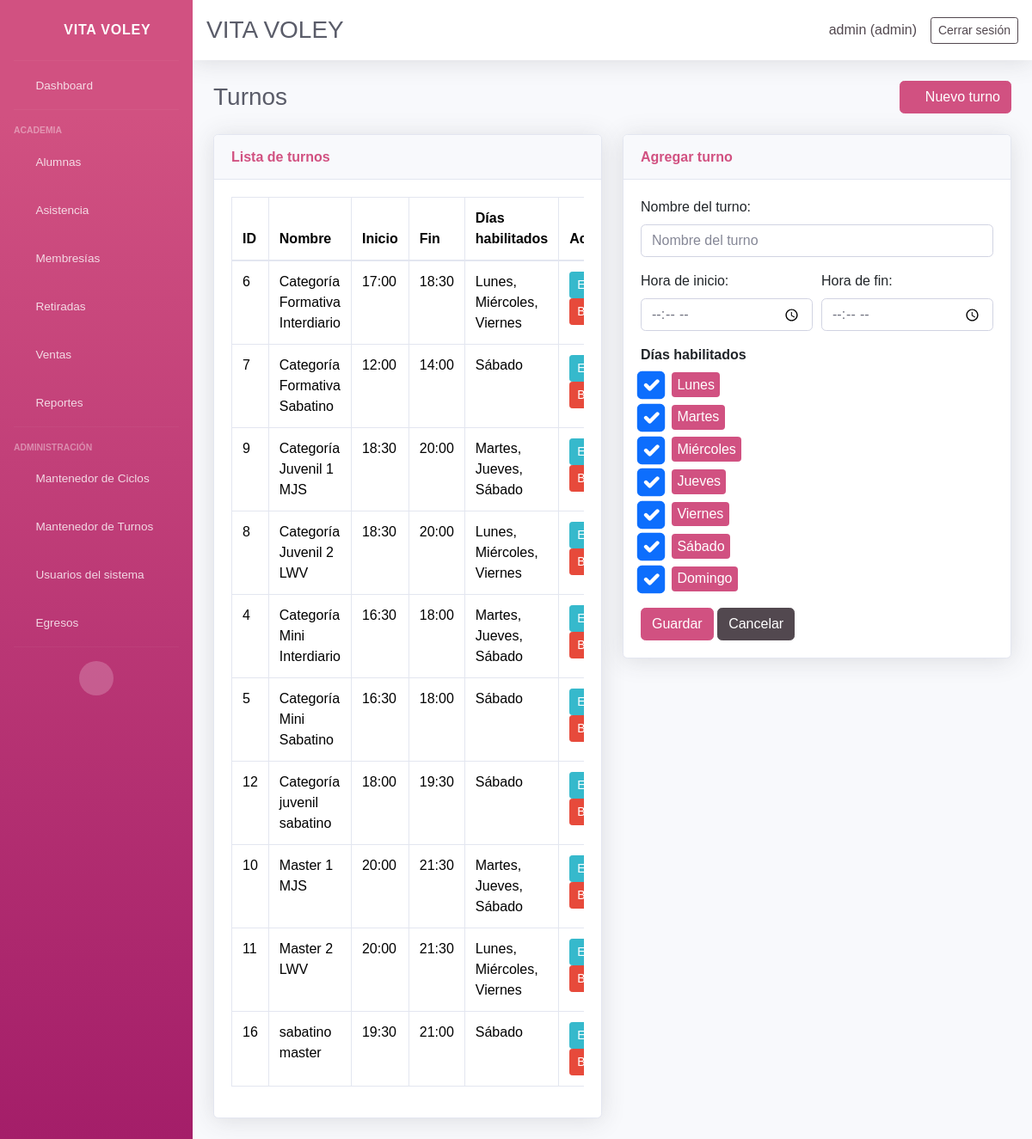
The page /shifts/ (signed in) on the database its author committed.
### core/models.py (models this page shows, shortened)
class AuditableModel(models.Model):
    created_by = models.ForeignKey(
        settings.AUTH_USER_MODEL,
        on_delete=models.SET_NULL,
        null=True,
        blank=True,
        related_name='%(app_label)s_%(class)s_created',
        verbose_name='Creado por',
    )
    updated_by = models.ForeignKey(
        settings.AUTH_USER_MODEL,
        on_delete=models.SET_NULL,
        null=True,
        blank=True,
        related_name='%(app_label)s_%(class)s_updated',
        verbose_name='Actualizado por',
    )
    updated_at = models.DateTimeField(auto_now=True, verbose_name='Actualizado el')
    class Meta:
        abstract = True

class Shift(AuditableModel, models.Model):
    name = models.CharField(max_length=120)
    start_time = models.TimeField()
    end_time = models.TimeField()
    active_days = models.JSONField(default=list, blank=True)
    created_at = models.DateTimeField(auto_now_add=True)
    class Meta:
        ordering = ['name']
    @property
    def active_days_display(self):
        from .weekdays import format_weekdays
        return format_weekdays(self.active_days or [])

### core/views.py (the view)
# urls.py: path('shifts/', views.shifts_list, name='shifts_list'),
@login_required(login_url='login')
def shifts_list(request):
    admin_redirect = _ensure_admin(request)
    if admin_redirect:
        return admin_redirect
    edit_shift = None
    edit_id = request.GET.get('edit')
    if request.method == 'POST':
        form = ShiftForm(request.POST)
        if form.is_valid():
            form.save()
            return redirect('shifts_list')
    elif edit_id:
        edit_shift = get_object_or_404(Shift, pk=edit_id)
        form = ShiftForm(instance=edit_shift)
    else:
        form = ShiftForm()
    shifts = Shift.objects.order_by('name')
    return render(request, 'core/shifts.html', {
        'shifts': shifts,
        'form': form,
        'create_mode': not edit_shift,
        'edit_mode': bool(edit_shift),
        'shift': edit_shift,
    })

### core/audit.py (called while the page is built)
def set_current_user(user):
    _thread_locals.user = user

    def __call__(self, request):
        if getattr(request, 'user', None) and request.user.is_authenticated:
            set_current_user(request.user)
        else:
            set_current_user(None)
        try:
            return self.get_response(request)
        finally:
            set_current_user(None)

### core/context_processors.py (called while the page is built, shortened)
def user_role_context(request):
    user_role = None
    is_admin = False
    is_secretary = False
    if request.user.is_authenticated:
        if request.user.is_superuser:
            user_role = 'admin'
            is_admin = True
    return {
        'user_role': user_role,
        'is_admin': is_admin,
        'is_secretary': is_secretary,
    }

### core/views.py (called while the page is built)
def get_user_role(user):
    if not user.is_authenticated:
        return None
    if user.is_superuser:
        return 'admin'
    profile = getattr(user, 'userprofile', None)
    if profile is not None:
        return profile.role
    return 'secretary'

def _ensure_admin(request):
    if get_user_role(request.user) != 'admin':
        return redirect('dashboard')

### core/weekdays.py (called while the page is built)
def sort_weekdays(days):
    return sorted(days, key=lambda d: WEEKDAY_ORDER_MON_FIRST.index(d) if d in WEEKDAY_ORDER_MON_FIRST else 99)

def format_weekdays(days):
    if not days or len(days) == 7:
        return 'Todos'
    ordered = sort_weekdays(days)
    return ', '.join(WEEKDAY_LABELS[d] for d in ordered if d in WEEKDAY_LABELS)

### core/templates/core/shifts.html (shortened to what this page needs)
{% extends 'core/base.html' %}
{% block content %}
<div class="d-sm-flex align-items-center justify-content-between mb-4">
    <h1 class="h3 mb-0 text-gray-800">Turnos</h1>
    <a class="btn btn-primary" href="{% url 'shifts_list' %}"><i class="fas fa-plus"></i> Nuevo turno</a>
</div>
<div class="row">
    <div class="col-lg-6">
        <div class="card shadow mb-4">
            <div class="card-header py-3">
                <h6 class="m-0 font-weight-bold text-primary">Lista de turnos</h6>
            </div>
            <div class="card-body">
                <div class="table-responsive">
                    <table class="table table-bordered">
                        <thead>
                            <tr><th>ID</th><th>Nombre</th><th>Inicio</th><th>Fin</th><th>Días habilitados</th><th>Acciones</th></tr>
                        </thead>
                        <tbody>
                            {% for shift in shifts %}
                            <tr>
                                <td>{{ shift.id }}</td>
                                <td>{{ shift.name }}</td>
                                <td>{{ shift.start_time }}</td>
                                <td>{{ shift.end_time }}</td>
                                <td>{{ shift.active_days_display }}</td>
                                <td>
                                    <a class="btn btn-sm btn-info" href="{% url 'shift_edit' shift.id %}">Editar</a>
                                    {% if not is_secretary %}
                                    <form method="post" action="{% url 'shift_delete' shift.id %}" class="d-inline">{% csrf_token %}
                                        <button class="btn btn-sm btn-danger">Borrar</button>
                                    </form>
                                    {% endif %}
                                </td>
                            </tr>
                            {% empty %}
                            <tr><td colspan="6">No hay turnos registrados.</td></tr>
                            {% endfor %}
                        </tbody>
                    </table>
                </div>
            </div>
        </div>
    </div>
    <div class="col-lg-6">
        <div class="card shadow mb-4">
            <div class="card-header py-3">
                <h6 class="m-0 font-weight-bold text-primary">{% if edit_mode %}Editar turno{% else %}Agregar turno{% endif %}</h6>
            </div>
            <div class="card-body">
                <form method="post" action="{% if edit_mode %}{% url 'shift_edit' shift.id %}{% else %}{% url 'shifts_list' %}{% endif %}">
                    <div class="form-group">
                        {{ form.name.label_tag }}
                        {{ form.name }}
                    </div>
                    <div class="form-row">
                        <div class="form-group col-md-6">
                            {{ form.start_time.label_tag }}
                            {{ form.start_time }}
                        </div>
                        <div class="form-group col-md-6">
                            {{ form.end_time.label_tag }}
                            {{ form.end_time }}
                        </div>
                    </div>
                    <div class="form-group mb-3">
                        <label class="d-block font-weight-bold">{{ form.active_days.label }}</label>
                        <div class="shift-days-checkboxes">
                            {% for checkbox in form.active_days %}
                            <div class="form-check">
                                {{ checkbox.tag }}
                                <label class="form-check-label" for="{{ checkbox.id_for_label }}">{{ checkbox.choice_label }}</label>
                            </div>
                            {% endfor %}
                        </div>
                    </div>
                    <button type="submit" class="btn btn-primary">Guardar</button>
                    <a class="btn btn-secondary" href="{% url 'shifts_list' %}">Cancelar</a>
                </form>
            </div>
        </div>
    </div>
</div>
{% endblock %}

### core/templates/core/header.html (shortened to what this page needs)
<nav class="navbar navbar-expand navbar-light bg-white topbar mb-4 static-top shadow">
    <div class="d-flex align-items-center w-100 justify-content-between">
        <h1 class="h3 mb-0 text-gray-800">VITA VOLEY</h1>
        {% if user.is_authenticated %}
        <div class="d-flex align-items-center">
            <span class="mr-3 text-secondary">{{ request.user.username }} ({{ user_role|default:'Usuario' }})</span>
            <a href="{% url 'logout' %}" class="btn btn-sm btn-outline-secondary">Cerrar sesión</a>
        </div>
        {% endif %}
    </div>
</nav>

### core/templates/core/base.html (style rules this page uses)
.form-check-input-lg { width: 1.4rem; height: 1.4rem; margin-top: 0.15rem; transform: scale(1.4); -webkit-transform: scale(1.4); vertical-align: middle; }
.form-check { padding-left: 30px; }
.form-check-label { font-size: 0.95rem; margin-left: 0.25rem; }
.form-check-input:checked + .form-check-label { background-color: #D15181; color: #fff; padding: 0.15rem 0.4rem; border-radius: 0.25rem; }

### core/templates/core/shifts.html (style rules this page uses)
.shift-days-checkboxes .form-check { min-height: 2rem; padding-left: 2rem; margin-bottom: 0.35rem; }
.shift-days-checkboxes .form-check-input-lg { width: 1.5rem; height: 1.5rem; margin-left: -2rem; margin-top: 0.2rem; transform: scale(1.35); -webkit-transform: scale(1.35); }
.shift-days-checkboxes .form-check-label { font-size: 1rem; padding-top: 0.15rem; }

### rows shown on the page
Shift: id "6", name "Categoría Formativa Interdiario", start_time "17:00", end_time "18:30", active_days_display "Lunes, Miércoles, Viernes"
Shift: id "7", name "Categoría Formativa Sabatino", start_time "12:00", end_time "14:00", active_days_display "Sábado"
Shift: id "9", name "Categoría Juvenil 1 MJS", start_time "18:30", end_time "20:00", active_days_display "Martes, Jueves, Sábado"
Shift: id "8", name "Categoría Juvenil 2 LWV", start_time "18:30", end_time "20:00", active_days_display "Lunes, Miércoles, Viernes"
Shift: id "4", name "Categoría Mini Interdiario", start_time "16:30", end_time "18:00", active_days_display "Martes, Jueves, Sábado"
Shift: id "5", name "Categoría Mini Sabatino", start_time "16:30", end_time "18:00", active_days_display "Sábado"
Shift: id "12", name "Categoría juvenil sabatino", start_time "18:00", end_time "19:30", active_days_display "Sábado"
Shift: id "10", name "Master 1 MJS", start_time "20:00", end_time "21:30", active_days_display "Martes, Jueves, Sábado"
Shift: id "11", name "Master 2 LWV", start_time "20:00", end_time "21:30", active_days_display "Lunes, Miércoles, Viernes"
Shift: id "16", name "sabatino master", start_time "19:30", end_time "21:00", active_days_display "Sábado"

### other values the page prints
{{ request.user.username }} "admin"
{{ user_role|default:'Usuario' }} "admin"
{{ checkbox.choice_label }} "Lunes" "Martes" "Miércoles" "Jueves" "Viernes" "Sábado" "Domingo"
